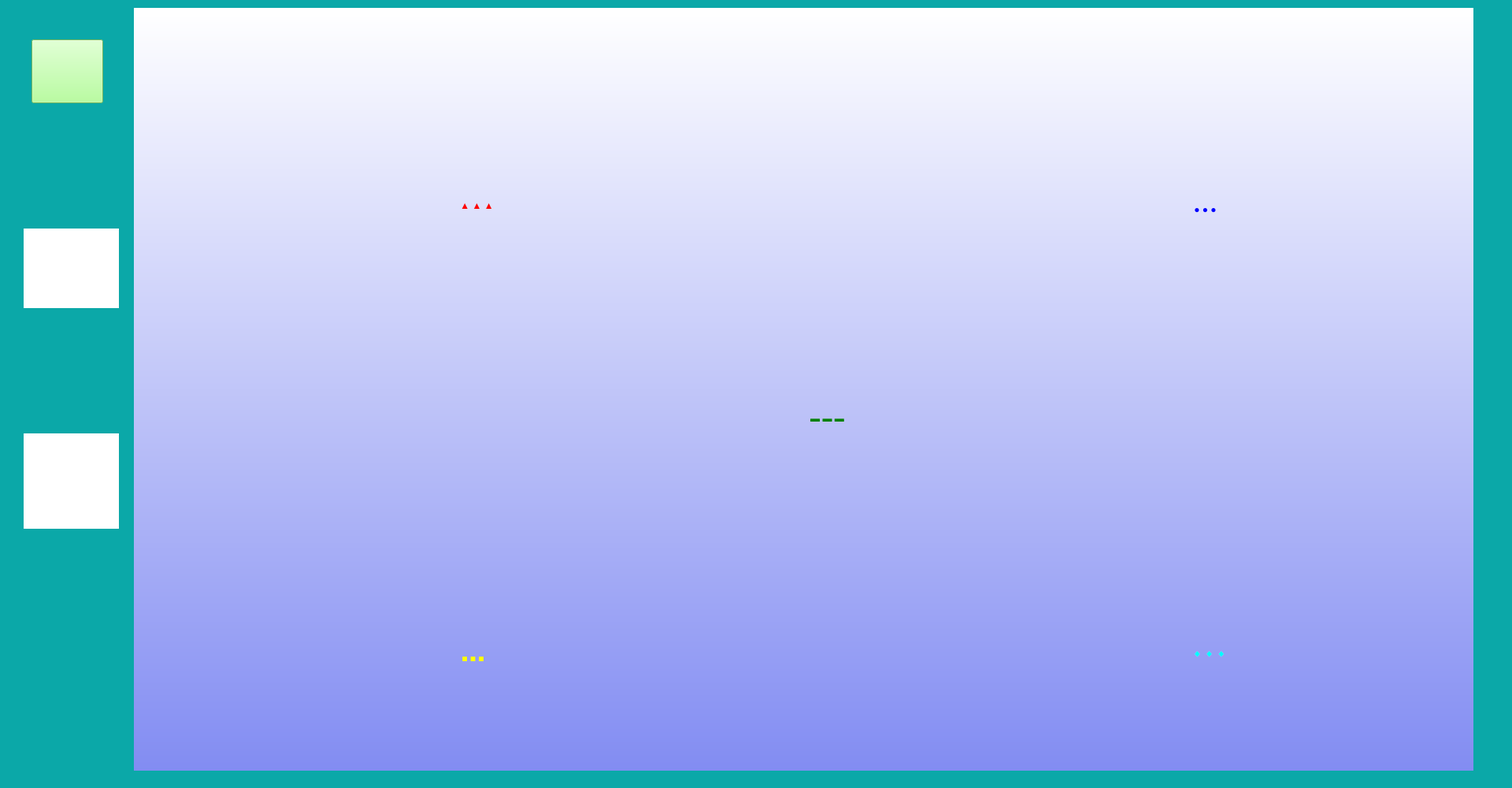
<?xml version="1.0" encoding="UTF-8"?>
<ui version="4.0">
 <class>MainWindow</class>
 <widget class="QMainWindow" name="MainWindow">
  <property name="geometry">
   <rect>
    <x>0</x>
    <y>0</y>
    <width>1920</width>
    <height>1000</height>
   </rect>
  </property>
  <property name="windowTitle">
   <string>MainWindow</string>
  </property>
  <property name="styleSheet">
   <string notr="true">background-color: rgb(11, 168, 168);</string>
  </property>
  <widget class="QWidget" name="centralwidget">
   <widget class="QWidget" name="widget" native="true">
    <property name="geometry">
     <rect>
      <x>170</x>
      <y>10</y>
      <width>1701</width>
      <height>971</height>
     </rect>
    </property>
    <property name="styleSheet">
     <string notr="true">background-color: qlineargradient(spread:pad, x1:0.499364, y1:1, x2:0.502, y2:0, stop:0 rgba(130, 140, 242, 255), stop:1 rgba(255, 255, 255, 255));</string>
    </property>
    <widget class="QLabel" name="group_5">
     <property name="geometry">
      <rect>
       <x>640</x>
       <y>400</y>
       <width>481</width>
       <height>241</height>
      </rect>
     </property>
     <property name="styleSheet">
      <string notr="true">font: 87 100pt &quot;Segoe UI Black&quot;;
background-color: rgba(0, 0, 0, 0);
color: green</string>
     </property>
     <property name="text">
      <string>▬ ▬ ▬</string>
     </property>
     <property name="alignment">
      <set>Qt::AlignCenter</set>
     </property>
    </widget>
    <widget class="QLabel" name="group_4">
     <property name="geometry">
      <rect>
       <x>200</x>
       <y>770</y>
       <width>461</width>
       <height>111</height>
      </rect>
     </property>
     <property name="styleSheet">
      <string notr="true">font: 87 100pt &quot;Segoe UI Black&quot;;
background-color: rgba(0, 0, 0, 0);
color: yellow</string>
     </property>
     <property name="text">
      <string>■ ■ ■</string>
     </property>
     <property name="alignment">
      <set>Qt::AlignCenter</set>
     </property>
    </widget>
    <widget class="QLabel" name="group_2">
     <property name="geometry">
      <rect>
       <x>1110</x>
       <y>170</y>
       <width>501</width>
       <height>171</height>
      </rect>
     </property>
     <property name="autoFillBackground">
      <bool>false</bool>
     </property>
     <property name="styleSheet">
      <string notr="true">font: 87 160pt &quot;Segoe UI Black&quot;;
background-color: rgba(0, 0, 0, 0);
color: blue</string>
     </property>
     <property name="text">
      <string>● ● ●</string>
     </property>
     <property name="scaledContents">
      <bool>false</bool>
     </property>
     <property name="alignment">
      <set>Qt::AlignCenter</set>
     </property>
    </widget>
    <widget class="QLabel" name="group_3">
     <property name="geometry">
      <rect>
       <x>1120</x>
       <y>750</y>
       <width>491</width>
       <height>141</height>
      </rect>
     </property>
     <property name="styleSheet">
      <string notr="true">font: 87 100pt &quot;Segoe UI Black&quot;;
background-color: rgba(0, 0, 0, 0);
color: cyan</string>
     </property>
     <property name="text">
      <string>◆ ◆ ◆</string>
     </property>
     <property name="alignment">
      <set>Qt::AlignCenter</set>
     </property>
    </widget>
    <widget class="QLabel" name="group_1">
     <property name="geometry">
      <rect>
       <x>210</x>
       <y>170</y>
       <width>451</width>
       <height>161</height>
      </rect>
     </property>
     <property name="styleSheet">
      <string notr="true">font: 87 100pt &quot;Segoe UI Black&quot;;
background-color: rgba(0, 0, 0, 0);
color: red</string>
     </property>
     <property name="text">
      <string>▲ ▲ ▲</string>
     </property>
     <property name="alignment">
      <set>Qt::AlignCenter</set>
     </property>
    </widget>
   </widget>
   <widget class="QPushButton" name="exercise_2_back_button">
    <property name="geometry">
     <rect>
      <x>40</x>
      <y>50</y>
      <width>91</width>
      <height>81</height>
     </rect>
    </property>
    <property name="styleSheet">
     <string notr="true">background-color: rgb(164, 255, 131);</string>
    </property>
    <property name="text">
     <string/>
    </property>
    <property name="icon">
     <iconset resource="images.qrc">
      <normaloff>:/newPrefix/arrows.png</normaloff>:/newPrefix/arrows.png</iconset>
    </property>
    <property name="iconSize">
     <size>
      <width>70</width>
      <height>70</height>
     </size>
    </property>
   </widget>
   <widget class="QLabel" name="current_distance_label_second">
    <property name="geometry">
     <rect>
      <x>30</x>
      <y>290</y>
      <width>121</width>
      <height>101</height>
     </rect>
    </property>
    <property name="font">
     <font>
      <pointsize>20</pointsize>
     </font>
    </property>
    <property name="styleSheet">
     <string notr="true">background-color: white;

</string>
    </property>
    <property name="text">
     <string/>
    </property>
    <property name="alignment">
     <set>Qt::AlignCenter</set>
    </property>
    <property name="wordWrap">
     <bool>true</bool>
    </property>
   </widget>
   <widget class="QLabel" name="blink_label_2">
    <property name="geometry">
     <rect>
      <x>30</x>
      <y>550</y>
      <width>121</width>
      <height>121</height>
     </rect>
    </property>
    <property name="styleSheet">
     <string notr="true">background-color: white;
font: 87 20pt &quot;Segoe UI Black&quot;;
color: red</string>
    </property>
    <property name="text">
     <string/>
    </property>
    <property name="alignment">
     <set>Qt::AlignCenter</set>
    </property>
    <property name="wordWrap">
     <bool>true</bool>
    </property>
   </widget>
  </widget>
  <widget class="QStatusBar" name="statusbar"/>
 </widget>
 <resources>
  <include location="images.qrc"/>
 </resources>
 <connections/>
</ui>
